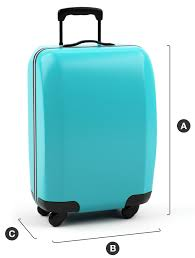
#> input picture baggage-dimension-scanner/Images/image1.jpeg, 195 x 258 px, given in place of the camera
$ python default1.py
#> lines starting #> are read from the running program, lines starting #| are printed output that depends on the picture; after the words box and inside, x2 and y2 are one past the last pixel; in counts of white or black regions, pixels touching at a corner belong together
#> further down, img is the input picture: shape (258, 195, 3); mean B, G, R 218, 214.6, 168.4
### baggage-dimension-scanner/git.ignore/default2.py
import cv2
import numpy as np

def getContours(img,cThr=[100,100],showCanny=False,minArea=1000,filter=0,draw =False):
#> called with showCanny = False, minArea = 50000, filter = 4, draw = False
    imgGray = cv2.cvtColor(img,cv2.COLOR_BGR2GRAY)
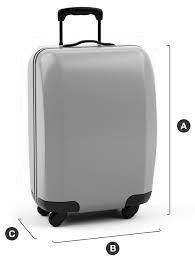
#> imgGray: shape (258, 195); min 0, max 255, mean 201.2
    imgBlur = cv2.GaussianBlur(imgGray,(5,5),1)
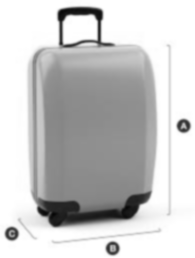
#> imgBlur: shape (258, 195); min 6, max 255, mean 201.2
    imgCanny = cv2.Canny(imgBlur,cThr[0],cThr[1])
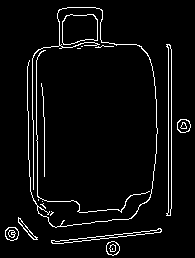
#> imgCanny: shape (258, 195); 4.6% white in thin lines or dots
    kernel = np.ones((5,5))
    imgDial = cv2.dilate(imgCanny,kernel,iterations=3)
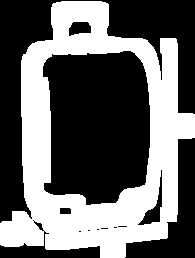
#> imgDial: shape (258, 195); 40.7% white; 1 white region, box (x1, y1, x2, y2) and area: (0, 1, 195, 258) 20495
    imgThre = cv2.erode(imgDial,kernel,iterations=2)
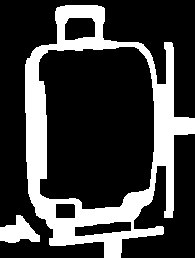
#> imgThre: shape (258, 195); 24.4% white; 2 white regions
    if showCanny:cv2.imshow('Canny',imgThre)
    contours,hiearchy = cv2.findContours(imgThre,cv2.RETR_EXTERNAL,cv2.CHAIN_APPROX_SIMPLE)
#> contours = 2 contours; box (x1, y1, x2, y2) and area: (25, 5, 195, 258) 28652, (0, 215, 40, 243) 610; hiearchy = [[1, -1, -1, -1], [-1, 0, -1, -1]]
    finalCountours = []
    for i in contours:
        area = cv2.contourArea(i)
        if area > minArea:
            peri = cv2.arcLength(i,True)
            approx = cv2.approxPolyDP(i,0.02*peri,True)
            bbox = cv2.boundingRect(approx)
            if filter > 0:
                if len(approx) == filter:
                    finalCountours.append([len(approx),area,approx,bbox,i])
            else:
                finalCountours.append([len(approx),area,approx,bbox,i])
#> this loop made 2 passes
#> area on passes 1 to 2: 610, 28652.5
#> after the loop, finalCountours = []
    finalCountours = sorted(finalCountours,key = lambda x:x[1] ,reverse= True)
    if draw:
        for con in finalCountours:
            cv2.drawContours(img,con[4],-1,(0,0,255),3)
    return img, finalCountours

# [21 lines left out: functions reorder, warpImg, not called in this run]

def findDis(pts1,pts2):
    return ((pts2[0]-pts1[0])**2 + (pts2[1]-pts1[1])**2)**0.5

### baggage-dimension-scanner/git.ignore/default1.py
import cv2
import numpy as np
import default2

###################################
webcam = True
path = 'image2.jpg'  # Path to the image if webcam is not used
cap = cv2.VideoCapture(0)

# Check if the webcam is opened correctly
if not cap.isOpened():
    print("Error: Could not open webcam.")
    exit()

cap.set(10, 160)  # Brightness
cap.set(3, 1920)  # Width
cap.set(4, 1080)  # Height

scale = 3  # Scale factor for measurement
wP = 630 # Width of the A4 paper in pixels
hP = 891  # Height of the A4 paper in pixels
###################################

while True:
    if webcam:
        success, img = cap.read()
        if not success:
            print("Error: Could not read frame.")
            break
    else:
        img = cv2.imread(path)

    imgContours, conts = default2.getContours(img, minArea=50000, filter=4)
#> conts = []

    if len(conts) != 0:
        biggest = conts[0][2]
        imgWarp = default2.warpImg(img, biggest, wP, hP)

        imgContours2, conts2 = default2.getContours(imgWarp, minArea=2000, filter=4, cThr=[50, 50], draw=False)

        if len(conts) != 0:  # Ensure there are contours to process
            for obj in conts2:
                cv2.polylines(imgContours2, [obj[2]], True, (0, 255, 0), 2)
                nPoints = default2.reorder(obj[2])
                nW = round((default2.findDis(nPoints[0][0] // scale, nPoints[1][0] // scale) / 10), 1)
                nH = round((default2.findDis(nPoints[0][0] // scale, nPoints[2][0] // scale) / 10), 1)

                # Draw arrows for width and height
                cv2.arrowedLine(imgContours2, (nPoints[0][0][0], nPoints[0][0][1]),
                                (nPoints[1][0][0], nPoints[1][0][1]), (255, 0, 255), 3, 8, 0, 0.05)
                cv2.arrowedLine(imgContours2, (nPoints[0][0][0], nPoints[0][0][1]),
                                (nPoints[2][0][0], nPoints[2][0][1]), (255, 0, 255), 3, 8, 0, 0.05)

                # Get bounding box coordinates
                x, y, w, h = obj[3]
                cv2.putText(imgContours2, '{}cm'.format(nW), (x, y), cv2.FONT_HERSHEY_COMPLEX_SMALL, 1.5,
                            (255, 0, 255), 2)
                cv2.putText(imgContours2, '{}cm'.format(nH), (x, y), cv2.FONT_HERSHEY_COMPLEX_SMALL, 1.5,
                            (255, 0, 255), 2)

        cv2.imshow('A4', imgContours2)

    img = cv2.resize(img, (0, 0), None, 0.5, 0.5)
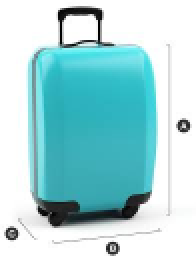
#> img: shape (129, 98, 3) (shown 2 times larger); mean B, G, R 218.2, 214.9, 168.9
    cv2.imshow('Original', img)

    if cv2.waitKey(1) & 0xFF == ord('q'):  # Allow exit with 'q'
#> (key q is pressed here)
        break

cap.release()  # Release the webcam
cv2.destroyAllWindows()  # Close all OpenCV windows
